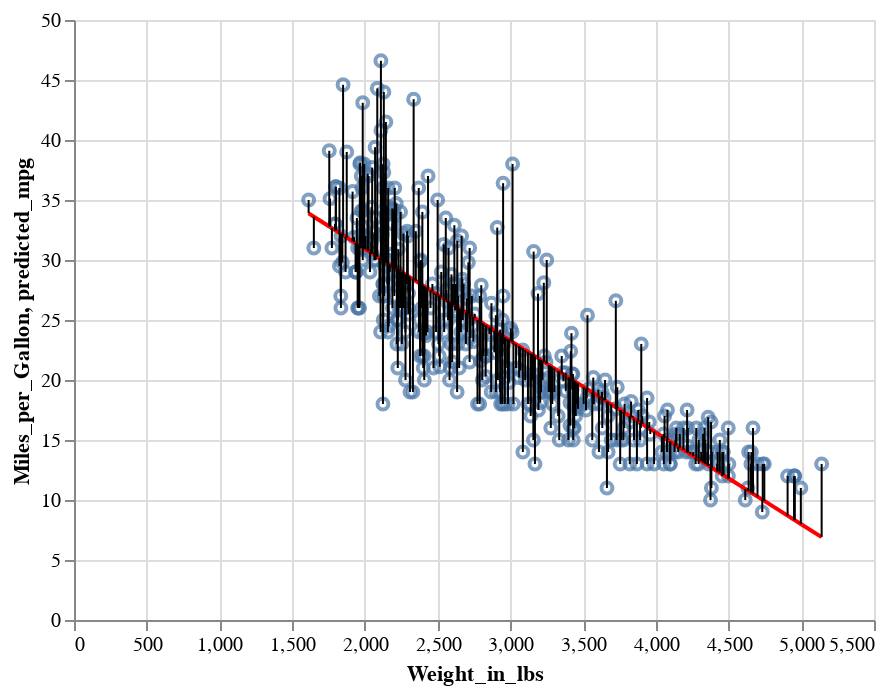

Notebook code cell kept with this figure:
### Code cell
chart3 = alt.Chart(cars).mark_line().encode(
    alt.X('Weight_in_lbs'),
    alt.Y('Miles_per_Gallon'),
    alt.Y2('predicted_mpg'))
chart1 + chart2 + chart3

### Figure 1 — Vega-Lite specification as saved in the notebook (floating-point values rounded to 4 significant figures; data arrays with more than 128 entries replaced by an {"elided": "..."} marker saying what was removed)
{"config": {"view": {"continuousWidth": 400, "continuousHeight": 300}}, "layer": [{"mark": "point", "encoding": {"x": {"field": "Weight_in_lbs", "type": "quantitative"}, "y": {"field": "Miles_per_Gallon", "type": "quantitative"}}}, {"mark": {"type": "line", "color": "red"}, "encoding": {"x": {"field": "Weight_in_lbs", "type": "quantitative"}, "y": {"field": "predicted_mpg", "type": "quantitative"}}}, {"mark": "line", "encoding": {"x": {"field": "Weight_in_lbs", "type": "quantitative"}, "y": {"field": "Miles_per_Gallon", "type": "quantitative"}, "y2": {"field": "predicted_mpg"}}}], "data": {"name": "data-a19edcbaddf138e4c79e46c1a9fdbdd1"}, "$schema": "https://vega.github.io/schema/vega-lite/v4.17.0.json", "datasets": {"data-a19edcbaddf138e4c79e46c1a9fdbdd1": {"elided": "392 records"}}}
